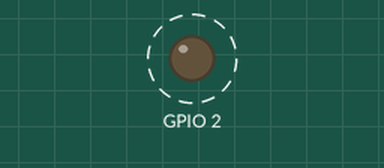
Recording of a program running on a simulated ESP32. Parts: output pins drawn as LEDs (lit = HIGH). Dashed ring = blinking. What the program prints to the serial monitor is not drawn.

Above: at 0.2 s.
Timing chart, 0 to 3.0 s (numbered marks = the images above):
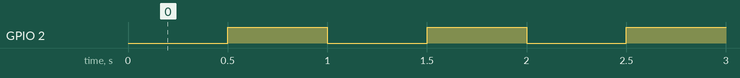

The program:

main.cpp
```cpp
// Setup test. Proves the toolchain, upload and serial monitor work.
// If the blue onboard LED blinks and the monitor prints a heartbeat,
// the project is set up correctly. No game code yet.

#include <Arduino.h>
#include "Pins.h"

namespace
{
    constexpr uint32_t BlinkIntervalMs = 500;
    uint32_t LastToggleMs = 0;
    bool LedOn = false;
}

void setup()
{
    Serial.begin(115200);
    pinMode(Pins::StatusLed, OUTPUT);

    Serial.println();
    Serial.println("Ticking Bomb: setup test");
    Serial.printf("Chip: %s rev %d, %d cores, %lu MHz\n",
                  ESP.getChipModel(), ESP.getChipRevision(),
                  ESP.getChipCores(), (unsigned long)ESP.getCpuFreqMHz());
}

void loop()
{
    const uint32_t Now = millis();
    if (Now - LastToggleMs >= BlinkIntervalMs)
    {
        LastToggleMs = Now;
        LedOn = !LedOn;
        digitalWrite(Pins::StatusLed, LedOn ? HIGH : LOW);
        if (LedOn)
        {
            Serial.printf("Heartbeat: %lu s\n", (unsigned long)(Now / 1000));
        }
    }
}
```

Pins.h
```cpp
#pragma once

// Provisional pin map for an ESP32 DevKit (ESP32-WROOM-32, 30 or 38 pin).
// Check every number against your board's printed labels before wiring.
//
// Pins kept free on purpose:
//   0, 2, 12, 15  strapping pins. They affect boot if pulled the wrong way
//   6 to 11       wired to the flash chip. Never use
//   34 to 39      input only, no internal pull-ups

#include <Arduino.h>

namespace Pins
{
    // Onboard blue LED on most DevKits. Used by the setup test only
    constexpr uint8_t StatusLed = 2;

    // I2C bus, shared by the LCD, the alphanumeric timer and the accelerometer
    constexpr uint8_t I2cSda = 21;
    constexpr uint8_t I2cScl = 22;

    // Colored buttons and Enter. Wired between the pin and GND,
    // read with INPUT_PULLUP, so a press reads LOW
    constexpr uint8_t ButtonBlack  = 16;
    constexpr uint8_t ButtonYellow = 17;
    constexpr uint8_t ButtonBlue   = 18;
    constexpr uint8_t ButtonRed    = 19;
    constexpr uint8_t ButtonEnter  = 23;

    // Rotary encoder (KY-040). The module has its own pull-ups on CLK and DT
    constexpr uint8_t EncoderClk = 4;
    constexpr uint8_t EncoderDt  = 13;
    constexpr uint8_t EncoderSw  = 14;

    // Addressable LED strip data line, through a 330 ohm resistor
    constexpr uint8_t LedStripData = 27;

    // Vibration motor, through a transistor or MOSFET with a flyback diode.
    // Never drive the motor straight from this pin
    constexpr uint8_t Motor = 32;

    // Audio out to the PAM8403 amp. GPIO25 is DAC1 on the original ESP32
    constexpr uint8_t AudioDac = 25;

    // Accelerometer interrupt (free-fall or shake alert on the ADXL345)
    constexpr uint8_t AccelInterrupt = 34;
}
```

Measured:
- by itself, GPIO 2: alternates HIGH for 0.50 s and LOW for 0.50 s
